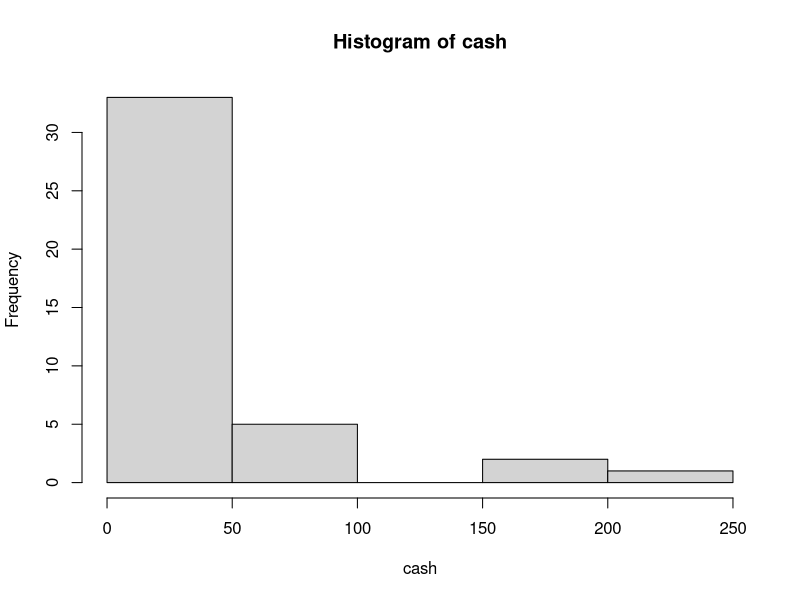
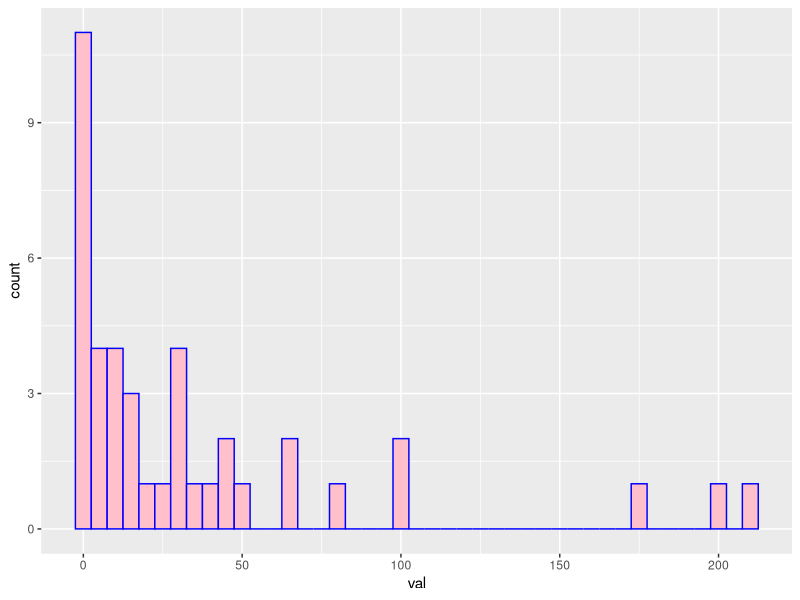

These charts were generated, in order, by the following R code:
## ---- chunk 1
#You can also include notes in code chunks; however, to let R know that they are text and not code, they need to begin with the # symbol.

#First we will see how R can perform simple calculations
#Suppose we want to calculate 2+2
2+2 #you can add notes anywhere
## ---- chunk 2
184+32
158976+2546
## ---- chunk 3
sqrt(9) #sqrt is an example of a built-in R function - we'll learn a lot of these this semester
## ---- chunk 4
9-2

9^2 #the carrot ^ symbol is used to exponentiate

3*6 #asterisk * is used for multiplication
## ---- chunk 5
#let's assign the number 9 to an object named x
x <- 9 #we can do this using a backwards arrow

#you can also assign objects using the equals sign
z = 4 

y <- 2 #this assigns the number 2 to y

#Note: you don't have to choose single-letter object names
ollietheobject <- 52
## ---- chunk 6
y+z #what numbers do these objects represent? What answers do we expect here? 

sqrt(x)

ollietheobject - y

z^y
## ---- chunk 7
#Let's create a vector with the following numbers: 4 5 63 67 89
vector1 <- c(4,5,63,67,89) 

#Let's create another vector with the numbers: 88 92 71 69 99
vector2 <- c(88, 92, 71, 69, 99)

#now let's create a vector with string (or non-numeric) data: dog, cat, bunny
vectorstring <- c("dog", "cat", "bunny") #for non-numeric data, we use "" to show R that these aren't numbers
## ---- chunk 8
#print the ollietheobject object
ollietheobject

#print our string vector
vectorstring

#print our numeric vector
vector1
## ---- chunk 9
#Let's make a dataframe out of our two numeric vectors. We can do this because they're both
#the same size (5 elements each). I'm going to store the dataframe in an object.
week1dataframe <- data.frame(vector1, vector2)

#print the dataframe
week1dataframe
## ---- chunk 10
help(data.frame)
## ---- chunk 11
names(week1dataframe) <- c("SID", "Score")

week1dataframe
## ---- chunk 12
#let's add a new variable: Sex
week1dataframe$Sex <- c("M","F","F","M","F")

week1dataframe
## ---- chunk 13
#let's add another variable: age
week1dataframe$Age = c(29,20,25,27,35)

week1dataframe
## ---- chunk 14
#let's just look at the scores data
week1dataframe$Score
## ---- chunk 15
mathability <- c(6,5,6,1,4,4,5,6,5,3,5,6,7,3,5,5,4,5,4,7,2,5,5,2,6,5,5,4,5,3,5,7,6,5,3)
mathability
## ---- chunk 16
table(mathability)

#Let's make the table look a little better using transform - this is like the transpose function in excel
transform(table(mathability))
## ---- chunk 17
freq_table <- transform(table(mathability)) #save the pretty table to an object
n <- length(mathability) #store the total number of elements in the original vector in the object n

#built the table - adding relative frequency, cumulative frequency, and cumulative percent
transform(freq_table, Rel_Freq=prop.table(Freq), Cum_Freq=cumsum(Freq), Cum_Percent=(cumsum(Freq)/n))
## ---- chunk 18
#First, enter in the data as a vector
cash <- c(.05,6,30,0,65,4.75,50,0,100,.17,15,210,2,175,42,65,2,
          200,0,10,0,15,20,30,
          12,0,30,45,7,10,80,12,28,.75,100,33,1,14,5,23,45)

#To create the histogram, we'll use the R function hist
hist(cash)
## ---- chunk 19
#To actually USE ggplot, we need to make sure the library is open. 
library(ggplot2)
## ---- chunk 20
#One IMPORTANT note -- ggplot doesn't like dealing with lone vectors... it expects you to pass it a data.frame. All we have to do is save our "cash" vector as a dataframe using our trusty data.frame function.
cashdata <- data.frame(val=cash)

#NOW for the plotting!
histplot <- ggplot(cashdata, aes(x=val)) +  geom_histogram(binwidth=5, color="blue", fill="pink") 

#the line above specifies our dataframe and then the variable we want to plot (look at your dataframe to get the name of your variable, in this case it is "val"). ggplot tells R we're building a plot, and "aes" stands for aesthetics. The beginning of the line will SAVE our plot as "histplot" (remember, you choose the name!)

#the code after the + tells R that I want it to plot a histogram (geom_histogram), I want my bin widths to be 5 (you can change this to whatever number you want) and I want my bars to be blue (you can change this) and the bars to be filled in pink (you can change this).

#Q: Now, what if I want to "print" this plot? What would I type next? (scroll down to see the answer)
## ---- chunk 21
histplot
